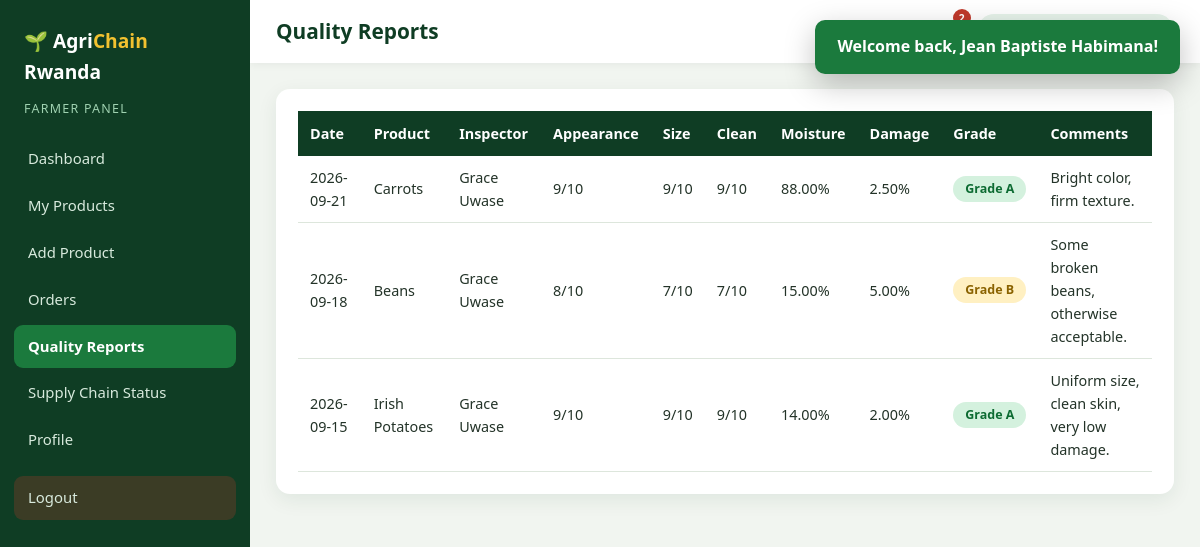
Screenshot of /farmer/quality.php (signed in) with the database file from the repository.
### tables this page shows
CREATE TABLE quality_inspections (
    id INT AUTO_INCREMENT PRIMARY KEY,
    product_id INT NOT NULL,
    inspector_id INT NOT NULL,
    inspection_date DATE NOT NULL,
    appearance_score TINYINT NOT NULL,
    size_score TINYINT NOT NULL,
    cleanliness_score TINYINT NOT NULL,
    moisture_level DECIMAL(5,2) NOT NULL,
    damage_percentage DECIMAL(5,2) NOT NULL,
    final_grade ENUM('A','B','C') NOT NULL,
    comments TEXT NULL,
    created_at TIMESTAMP NOT NULL DEFAULT CURRENT_TIMESTAMP,
    FOREIGN KEY (product_id)   REFERENCES products(id) ON DELETE CASCADE,
    FOREIGN KEY (inspector_id) REFERENCES users(id)
);

CREATE TABLE products (
    id INT AUTO_INCREMENT PRIMARY KEY,
    farmer_id INT NOT NULL,
    category_id INT NOT NULL,
    location_id INT NOT NULL,
    name VARCHAR(100) NOT NULL,
    description TEXT NULL,
    quantity_kg DECIMAL(10,2) NOT NULL DEFAULT 0.00,
    price_per_kg DECIMAL(10,2) NOT NULL,
    image VARCHAR(255) NULL,
    quality_grade ENUM('A','B','C','Pending') NOT NULL DEFAULT 'Pending',
    availability ENUM('Available','Low Stock','Sold Out') NOT NULL DEFAULT 'Available',
    created_at TIMESTAMP NOT NULL DEFAULT CURRENT_TIMESTAMP,
    FOREIGN KEY (farmer_id)   REFERENCES farmers(id)    ON DELETE CASCADE,
    FOREIGN KEY (category_id) REFERENCES categories(id),
    FOREIGN KEY (location_id) REFERENCES locations(id)
);

CREATE TABLE users (
    id INT AUTO_INCREMENT PRIMARY KEY,
    full_name VARCHAR(120) NOT NULL,
    email VARCHAR(120) NOT NULL UNIQUE,
    phone VARCHAR(20) NOT NULL,
    password VARCHAR(255) NOT NULL,
    role ENUM('admin','farmer','buyer','inspector') NOT NULL,
    status ENUM('active','inactive') NOT NULL DEFAULT 'active',
    created_at TIMESTAMP NOT NULL DEFAULT CURRENT_TIMESTAMP
);

### includes/auth.php (called while the page is built, shortened)
<?php
require_once __DIR__ . '/../config/database.php';
require_once __DIR__ . '/functions.php';
function user() { return $_SESSION['user'] ?? null; }
function current_farmer() {
    return db_one("SELECT f.*, u.full_name, u.email, u.phone FROM farmers f JOIN users u ON f.user_id=u.id WHERE f.user_id=?", 'i', [user()['id']]);
}

### farmer/quality.php (the view, shortened to what this page needs)
<?php
require_once __DIR__ . '/../includes/auth.php';
$f = current_farmer();
$reports = db_all("SELECT qi.*, p.name AS product, u.full_name AS inspector FROM quality_inspections qi JOIN products p ON qi.product_id=p.id JOIN users u ON qi.inspector_id=u.id
                   WHERE p.farmer_id=? ORDER BY qi.inspection_date DESC, qi.id DESC", 'i', [$f['id']]);
require_once __DIR__ . '/../includes/dash_header.php';
?>
<div class="panel"><div class="table-wrap"><table class="table"><thead><tr><th>Date</th><th>Product</th><th>Inspector</th><th>Appearance</th><th>Size</th><th>Clean</th><th>Moisture</th><th>Damage</th><th>Grade</th><th>Comments</th></tr></thead><tbody>
<?php foreach ($reports as $r): ?>
<tr><td><?= e($r['inspection_date']) ?></td><td><?= e($r['product']) ?></td><td><?= e($r['inspector']) ?></td><td><?= $r['appearance_score'] ?>/10</td><td><?= $r['size_score'] ?>/10</td><td><?= $r['cleanliness_score'] ?>/10</td><td><?= $r['moisture_level'] ?>%</td><td><?= $r['damage_percentage'] ?>%</td><td><?= grade_badge($r['final_grade']) ?></td><td><?= e($r['comments']) ?></td></tr>
<?php endforeach; ?>
</tbody></table></div></div>
<?php require_once __DIR__ . '/../includes/dash_footer.php'; ?>

### includes/functions.php (shortened to what this page needs)
<?php
function db_all($sql, $types = '', $params = []) {
    global $conn;
    $st = $conn->prepare($sql);
    if ($types !== '') { $st->bind_param($types, ...$params); }
    $st->execute();
    $res = $st->get_result();
    return $res ? $res->fetch_all(MYSQLI_ASSOC) : [];
}
function db_one($sql, $types = '', $params = []) {
    $rows = db_all($sql, $types, $params);
    return $rows[0] ?? null;
}
function e($v) { return htmlspecialchars((string)$v, ENT_QUOTES, 'UTF-8'); }
function grade_badge($g) {
    return '<span class="badge grade-' . strtolower($g) . '">Grade ' . e($g) . '</span>';
}

### css/style.css (style rules this page uses)
:root { --green:#1b7a3d; --green-dark:#0f3d24; --green-mid:#2f9e57; --green-light:#e6f3ea; --gold:#f2c230; --blue:#1d6fb8; --bg:#f6f8f3; --white:#fff; --text:#233328; --muted:#6a7a6f; --border:#dde6dc; --danger:#c0392b; --radius:14px; --shadow:0 6px 20px rgba(15,61,36,.08); }
* { box-sizing:border-box;margin:0;padding:0 }
html { scroll-behavior:smooth }
body { font-family:'Segoe UI',system-ui,-apple-system,Roboto,Arial,sans-serif;background:var(--bg);color:var(--text);line-height:1.6 }
.badge { display:inline-block;padding:3px 12px;border-radius:20px;font-size:.78rem;font-weight:700;white-space:nowrap }
.grade-a { background:#d4f1de;color:#0d6b32 }
.grade-b { background:#fff0c2;color:#8a6200 }
.table-wrap { overflow-x:auto }
.table { width:100%;border-collapse:collapse;background:#fff;font-size:.9rem }
.table th { background:var(--green-dark);color:#fff;text-align:left;padding:11px 12px;font-weight:600;white-space:nowrap }
.table td { padding:10px 12px;border-bottom:1px solid var(--border);vertical-align:middle }
.dash-body { display:flex;min-height:100vh;background:#f1f5f0 }
.panel { background:#fff;border-radius:var(--radius);padding:22px;box-shadow:var(--shadow);margin-bottom:20px }

### rows the page displays
quality_inspections: inspection_date "2026-09-21", product.name "Carrots", inspector.full_name "Grace Uwase", appearance_score "9", size_score "9", cleanliness_score "9", moisture_level "88.00", damage_percentage "2.50", final_grade "A", comments "Bright color, firm texture."
quality_inspections: inspection_date "2026-09-18", product.name "Beans", inspector.full_name "Grace Uwase", appearance_score "8", size_score "7", cleanliness_score "7", moisture_level "15.00", damage_percentage "5.00", final_grade "B", comments "Some broken beans, otherwise acceptable."
quality_inspections: inspection_date "2026-09-15", product.name "Irish Potatoes", inspector.full_name "Grace Uwase", appearance_score "9", size_score "9", cleanliness_score "9", moisture_level "14.00", damage_percentage "2.00", final_grade "A", comments "Uniform size, clean skin, very low damage."

### other values shown
$role "FARMER"
$m[0] "Dashboard"
$m[0] "My Products"
$m[0] "Add Product"
$m[0] "Orders"
$m[0] "Quality Reports"
$m[0] "Supply Chain Status"
$m[0] "Profile"
$page_title "Quality Reports"
$n "2"
